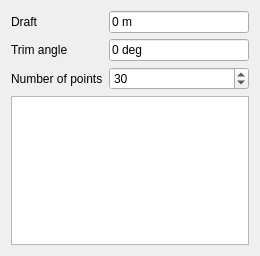
<?xml version="1.0" encoding="UTF-8"?>
<ui version="4.0">
 <class>AreasCurveTaskPanel</class>
 <widget class="QWidget" name="AreasCurveTaskPanel">
  <property name="geometry">
   <rect>
    <x>0</x>
    <y>0</y>
    <width>260</width>
    <height>256</height>
   </rect>
  </property>
  <property name="windowTitle">
   <string>Transversal areas curve</string>
  </property>
  <property name="toolTip">
   <string>Compute the transversal areas curve</string>
  </property>
  <layout class="QGridLayout" name="gridLayout">
   <item row="1" column="0">
    <widget class="QTextEdit" name="output_data">
     <property name="textInteractionFlags">
      <set>Qt::TextSelectableByKeyboard|Qt::TextSelectableByMouse</set>
     </property>
    </widget>
   </item>
   <item row="0" column="0">
    <layout class="QGridLayout" name="gridLayout_2">
     <item row="0" column="0">
      <widget class="QLabel" name="draft_label">
       <property name="sizePolicy">
        <sizepolicy hsizetype="Maximum" vsizetype="Preferred">
         <horstretch>0</horstretch>
         <verstretch>0</verstretch>
        </sizepolicy>
       </property>
       <property name="text">
        <string>Draft</string>
       </property>
      </widget>
     </item>
     <item row="1" column="0">
      <widget class="QLabel" name="trim_label">
       <property name="sizePolicy">
        <sizepolicy hsizetype="Maximum" vsizetype="Preferred">
         <horstretch>0</horstretch>
         <verstretch>0</verstretch>
        </sizepolicy>
       </property>
       <property name="text">
        <string>Trim angle</string>
       </property>
      </widget>
     </item>
     <item row="0" column="1">
      <widget class="Gui::InputField" name="draft">
       <property name="text">
        <string notr="true">0 m</string>
       </property>
       <property name="unit" stdset="0">
        <string notr="true">m</string>
       </property>
       <property name="quantity" stdset="0">
        <double>1000.000000000000000</double>
       </property>
      </widget>
     </item>
     <item row="1" column="1">
      <widget class="Gui::InputField" name="trim">
       <property name="text">
        <string notr="true">0 deg</string>
       </property>
       <property name="unit" stdset="0">
        <string notr="true">deg</string>
       </property>
       <property name="quantity" stdset="0">
        <double>1000.000000000000000</double>
       </property>
      </widget>
     </item>
     <item row="2" column="0">
      <widget class="QLabel" name="num_label">
       <property name="text">
        <string>Number of points</string>
       </property>
      </widget>
     </item>
     <item row="2" column="1">
      <widget class="QSpinBox" name="num">
       <property name="minimum">
        <number>2</number>
       </property>
       <property name="maximum">
        <number>9999</number>
       </property>
       <property name="value">
        <number>30</number>
       </property>
      </widget>
     </item>
    </layout>
   </item>
  </layout>
 </widget>
 <customwidgets>
  <customwidget>
   <class>Gui::InputField</class>
   <extends>QLineEdit</extends>
   <header location="global">Gui/InputField.h</header>
  </customwidget>
 </customwidgets>
 <resources/>
 <connections/>
</ui>
